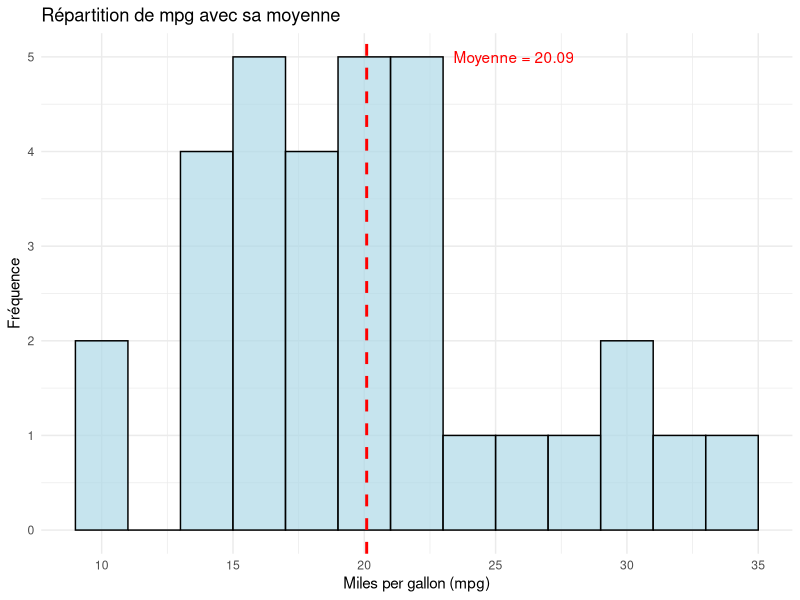
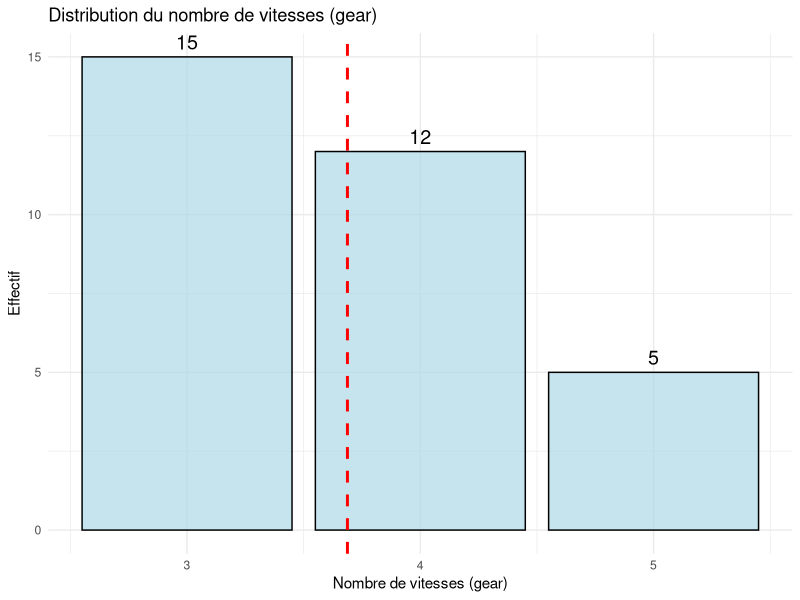
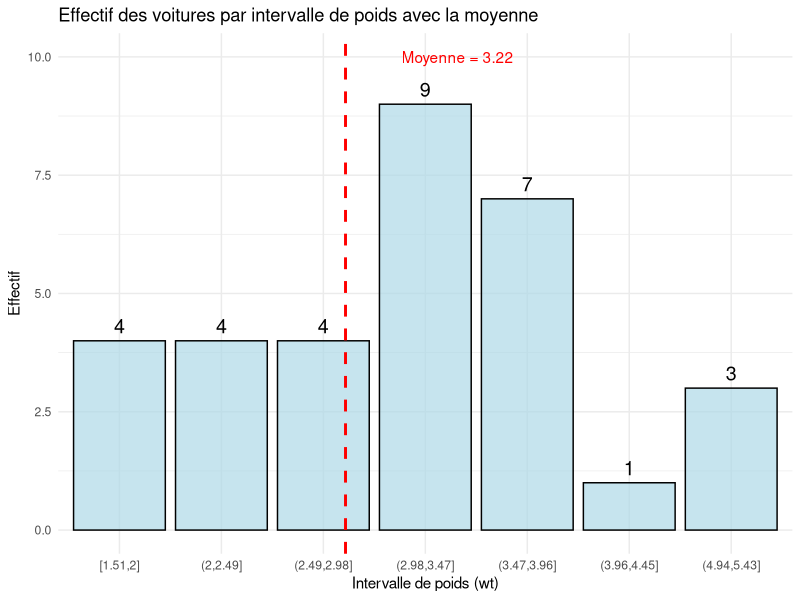
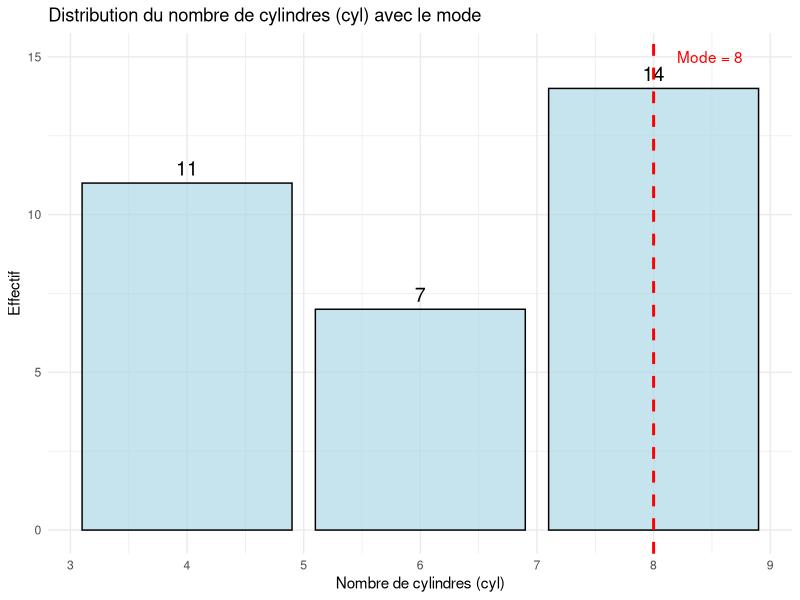
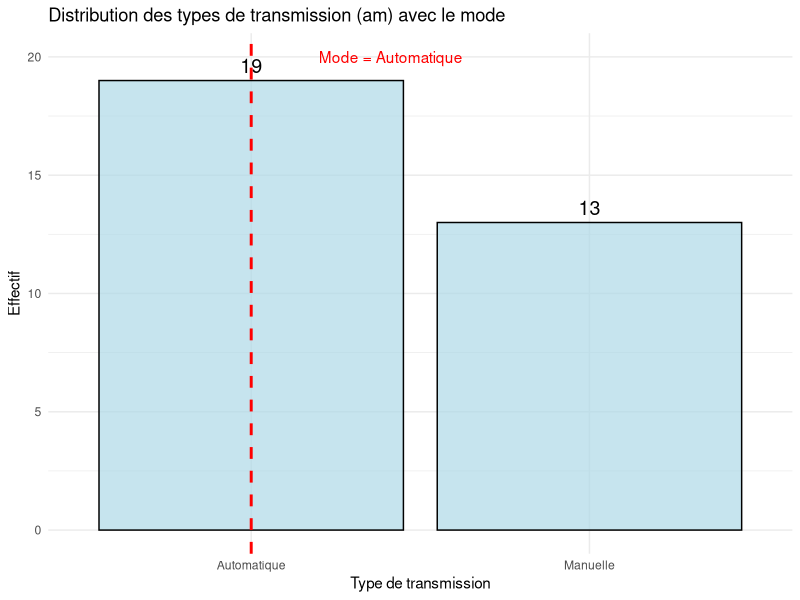
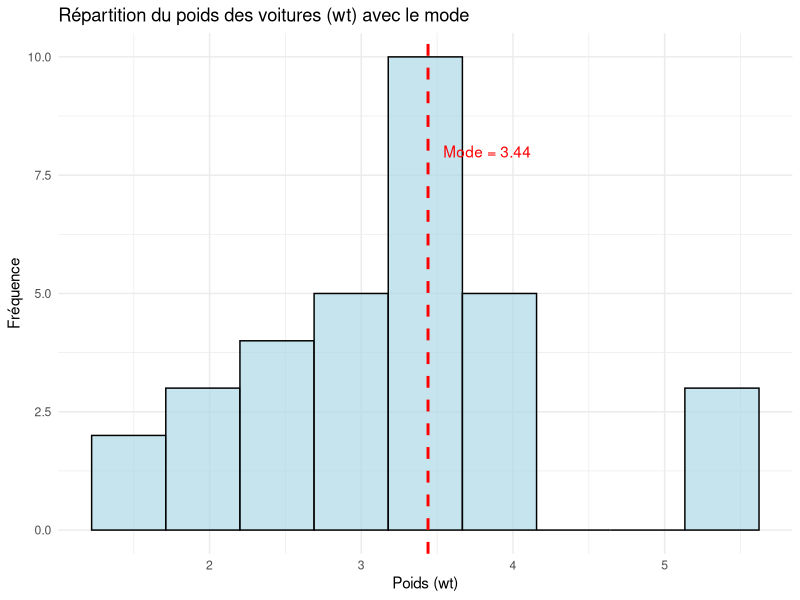

These figures' R source, in order:
## ---- chunk 1
#| output: false

library(dplyr)
library(ggplot2)
library(knitr)
## ---- chunk 2
print(mtcars$mpg)
## ---- chunk 3
# Calcul de la moyenne de mpg
mean_mpg <- mean(mtcars$mpg)
print(mean_mpg, digits = 4)
## ---- chunk 4
# Histogramme de la variable mpg avec la moyenne en rouge
ggplot(mtcars, aes(x = mpg)) +
  geom_histogram(binwidth = 2, fill = "lightblue", color = "black", alpha = 0.7) +
  geom_vline(aes(xintercept = mean_mpg), color = "red", linetype = "dashed", linewidth = 1) +
  annotate("text", x = mean_mpg + 1, y = 5, label = paste("Moyenne =", round(mean_mpg, 2)), color = "red", hjust = -0.5) +
  labs(title = "Répartition de mpg avec sa moyenne", x = "Miles per gallon (mpg)", y = "Fréquence") +
  theme_minimal()
## ---- chunk 5
mtcars %>%
  count(gear) %>%
  kable(col.names = c("Nombre de vitesses", "Effectif"),
        align = 'cc',
        caption = "Effectif des valeurs de la variable gear")
## ---- chunk 6
# Calcul de la moyenne de gear
mean_gear <- mean(mtcars$gear)
print(mean_gear, digits = 3)
## ---- chunk 7
# Diagramme en barres de la variable gear avec la moyenne en rouge
ggplot(mtcars, aes(x = gear)) +
  geom_bar(fill = "lightblue", color = "black", alpha = 0.7) +
  geom_vline(aes(xintercept = mean_gear), color = "red", linetype = "dashed", linewidth = 1) +
  geom_text(stat = "count", aes(label = after_stat(count)), vjust = -0.5, size = 5) +
  labs(title = "Distribution du nombre de vitesses (gear)",
       x = "Nombre de vitesses (gear)",
       y = "Effectif") +
  theme_minimal()
## ---- chunk 8
# Regrouper wt en intervalles
mtcars_wt_intervals <- mtcars %>%
  mutate(wt_interval = cut(wt, breaks = 8, include.lowest = TRUE)) %>%
  count(wt_interval) %>%
  arrange(wt_interval)

mtcars_wt_intervals %>%
  kable(col.names = c("Intervalle de poids (wt)", "Effectif"),
        align = 'rc',
        caption = "Effectif des voitures par intervalle de poids")
## ---- chunk 9
# Calcul de la moyenne
mean_wt <- mean(mtcars$wt)
print(mean_wt, digits = 3)
## ---- chunk 10
# Diagramme en barres de la variable wt avec la moyenne en rouge
ggplot(mtcars_wt_intervals, aes(x = wt_interval, y = n)) +
  geom_bar(stat = "identity", fill = "lightblue", color = "black", alpha = 0.7) +
  geom_text(aes(label = n), vjust = -0.5, size = 5) +
  geom_vline(aes(xintercept = mean_wt), color = "red", linetype = "dashed", linewidth = 1) +
  annotate("text", x = mean_wt, y = max(mtcars_wt_intervals$n) + 1, label = paste("Moyenne =", round(mean_wt, 2)), color = "red", hjust = -0.5) +
  labs(title = "Effectif des voitures par intervalle de poids avec la moyenne",
       x = "Intervalle de poids (wt)",
       y = "Effectif") +
  theme_minimal()
## ---- chunk 11
# Afficher, sous forme de tableau, la variable cyl du jeu de données mtcars
print(mtcars$cyl)
## ---- chunk 12
# Calcul du mode de cyl (la valeur la plus fréquente)
mode_cyl <- mtcars %>%
  count(cyl) %>%
  filter(n == max(n)) %>%
  pull(cyl)

# Création du graphique
ggplot(mtcars, aes(x = cyl)) +
  geom_bar(fill = "lightblue", color = "black", alpha = 0.7) +
  geom_text(stat = "count", aes(label = ..count..), vjust = -0.5, size = 5) +
  geom_vline(aes(xintercept = as.numeric(mode_cyl)), color = "red", linetype = "dashed", linewidth = 1) +
  annotate("text", x = as.numeric(mode_cyl) + 0.2, 
           y = max(table(mtcars$cyl)) + 1, 
           label = paste("Mode =", mode_cyl), 
           color = "red", hjust = 0) +
  labs(title = "Distribution du nombre de cylindres (cyl) avec le mode",
       x = "Nombre de cylindres (cyl)",
       y = "Effectif") +
  theme_minimal()
## ---- chunk 13
# Conversion de la variable am en catégories
mtcars <- mtcars %>%
  mutate(am_label = ifelse(am == 0, "Automatique", "Manuelle"))

# Calcul du mode (valeur la plus fréquente)
mode_am <- mtcars %>%
  count(am_label) %>%
  filter(n == max(n)) %>%
  pull(am_label)

# Création du graphique
ggplot(mtcars, aes(x = am_label)) +
  geom_bar(fill = "lightblue", color = "black", alpha = 0.7) +
  geom_text(stat = "count", aes(label = after_stat(count)), vjust = -0.5, size = 5) +
  geom_vline(aes(xintercept = which(levels(factor(mtcars$am_label)) == mode_am)), 
             color = "red", linetype = "dashed", linewidth = 1) +
  annotate("text", x = which(levels(factor(mtcars$am_label)) == mode_am) + 0.2, 
           y = max(table(mtcars$am_label)) + 1, 
           label = paste("Mode =", mode_am), 
           color = "red", hjust = 0) +
  labs(title = "Distribution des types de transmission (am) avec le mode",
       x = "Type de transmission",
       y = "Effectif") +
  theme_minimal()
## ---- chunk 14
mtcars_wt_intervals %>%
  kable(col.names = c("Intervalle de poids (wt)", "Effectif"),
        caption = "Effectif des voitures par intervalle de poids")
## ---- chunk 15
# Calcul du mode de wt (la valeur la plus fréquente)
mode_wt <- mtcars %>%
  count(wt) %>%
  filter(n == max(n)) %>%
  pull(wt)
print(mode_wt)
## ---- chunk 16
# Création du graphique
ggplot(mtcars, aes(x = wt)) +
  geom_histogram(binwidth = (max(mtcars$wt) - min(mtcars$wt)) / 8, 
                 fill = "lightblue", color = "black", alpha = 0.7) +
  geom_vline(aes(xintercept = mode_wt), color = "red", linetype = "dashed", linewidth = 1) +
  annotate("text", x = mode_wt + 0.1, y = 8, 
           label = paste("Mode =", round(mode_wt, 2)), 
           color = "red", hjust = 0) +
  labs(title = "Répartition du poids des voitures (wt) avec le mode",
       x = "Poids (wt)",
       y = "Fréquence") +
  theme_minimal()
